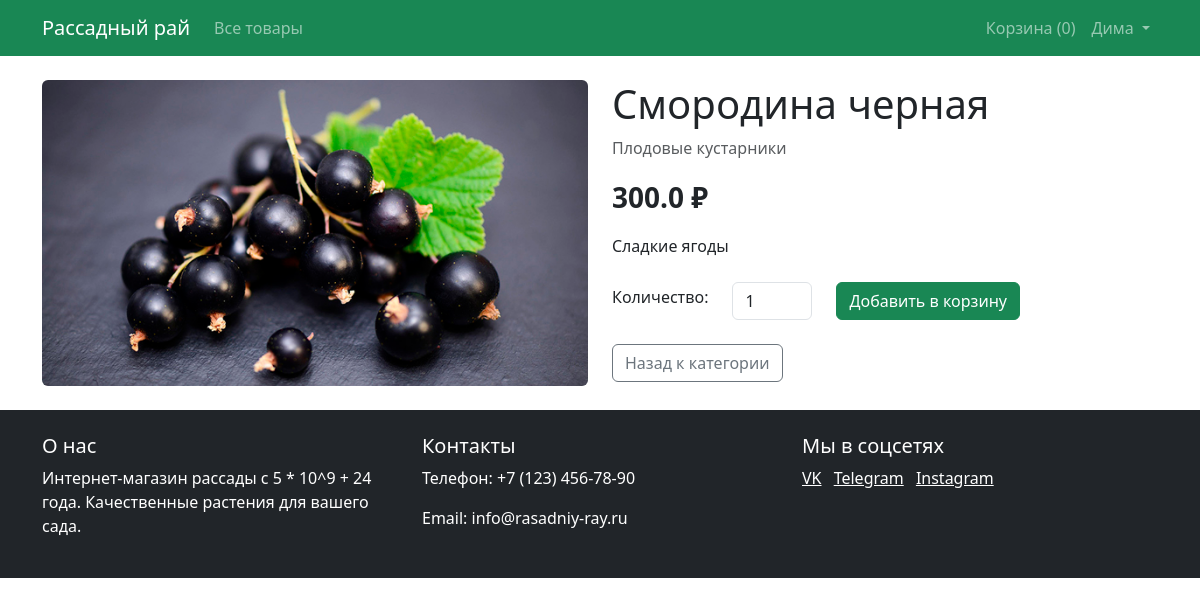
Page /product/3 (signed in) on the committed database.
### models.py (models this page shows, shortened)
class Userdb(db.Model, UserMixin):
    __tablename__ = 'users'
    id = db.Column(db.Integer, primary_key=True)
    username = db.Column(db.String(50), unique=True, nullable=False)
    email = db.Column(db.String(100), unique=True, nullable=False)
    password_hash = db.Column(db.String(128), nullable=False)
    is_admin = db.Column(db.Boolean, default=False)
    orders = db.relationship('Order', backref='user', lazy=True)
    cart_items = db.relationship('Cart', backref='user', lazy='dynamic')

class Product(db.Model):
    id = db.Column(db.Integer, primary_key=True)
    name = db.Column(db.String(100), nullable=False)
    description = db.Column(db.Text)
    price = db.Column(db.Float, nullable=False)
    category_id = db.Column(db.Integer, db.ForeignKey('category.id'), nullable=False)
    image = db.Column(db.String(100))
    order_items = db.relationship('OrderItem', backref='product', lazy=True)

class Category(db.Model):
    id = db.Column(db.Integer, primary_key=True)
    name = db.Column(db.String(100), nullable=False)
    products = db.relationship('Product', backref='category', lazy=True)

### app.py (the view)
@app.route('/product/<int:product_id>')
def product(product_id):
    product = Product.query.get_or_404(product_id)
    return render_template('product.html', product=product)

### app.py (called while the page is built)
@login_manager.user_loader
def load_user(user_id):
    user_db = Userdb.query.get(int(user_id))
    if user_db:
        return User(user_db)
    return None

@app.before_request
def fix_cart():
    if 'cart' in session and not isinstance(session['cart'], dict):
        session.pop('cart', None)

### templates/product.html (shortened to what this page needs)
{% extends "base.html" %}
{% block content %}
<div class="row">
    <div class="col-md-6">
        <img src="{{ url_for('static', filename='images/' + product.image) }}" class="img-fluid rounded" alt="{{ product.name }}">
    </div>
    <div class="col-md-6">
        <h1>{{ product.name }}</h1>
        <p class="text-muted">{{ product.category.name }}</p>
        <p class="fs-3 fw-bold">{{ product.price }} ₽</p>
        <p>{{ product.description }}</p>
        <form action="{{ url_for('add_to_cart', product_id=product.id) }}" method="POST" class="mt-4">
            <div class="row align-items-center">
                <div class="col-auto">
                    <label for="quantity" class="form-label">Количество:</label>
                </div>
                <div class="col-auto">
                    <input type="number" id="quantity" name="quantity" value="1" min="1" class="form-control" style="width: 80px;">
                </div>
                <div class="col-auto">
                    <button type="submit" class="btn btn-success">Добавить в корзину</button>
                </div>
            </div>
        </form>
        <div class="mt-4">
            <a href="{{ url_for('products', category_id=product.category_id) }}" class="btn btn-outline-secondary">
                Назад к категории
            </a>
        </div>
    </div>
</div>
{% endblock %}

### templates/base.html (shortened to what this page needs)
<!DOCTYPE html>
<html lang="ru">
<head>
    <link rel="stylesheet" href="{{ url_for('static', filename='css/style.css') }}">
    <link href="https://cdn.jsdelivr.net/npm/bootstrap@5.3.0/dist/css/bootstrap.min.css" rel="stylesheet">
</head>
<body>
    <header>
        <nav class="navbar navbar-expand-lg navbar-dark bg-success">
            <div class="container">
                <a class="navbar-brand" href="{{ url_for('index') }}">Рассадный рай</a>
                <div class="collapse navbar-collapse" id="navbarNav">
                    <ul class="navbar-nav me-auto">
                        <li class="nav-item">
                            <a class="nav-link" href="{{ url_for('products') }}">Все товары</a>
                        </li>
                    </ul>
                    <ul class="navbar-nav">
                        <li class="nav-item">
                            <a class="nav-link" href="{{ url_for('cart') }}">
                                Корзина ({{ session.get('cart', {})|length }})
                            </a>
                        </li>
                        {% if current_user.is_authenticated %}
                        <li class="nav-item dropdown">
                            <a class="nav-link dropdown-toggle" href="#" role="button" data-bs-toggle="dropdown">
                                {{ current_user.username }}
                            </a>
                        </li>
                    {% endif %}
                </ul>
                </div>
            </div>
        </nav>
    </header>
    <main class="container my-4">
        {% block content %}{% endblock %}
    </main>
    <footer class="bg-dark text-white py-4 mt-4">
        <div class="container">
            <div class="row">
                <div class="col-md-4">
                    <h5>О нас</h5>
                    <p>Интернет-магазин рассады с 5 * 10^9 + 24 года. Качественные растения для вашего сада.</p>
                </div>
                <div class="col-md-4">
                    <h5>Контакты</h5>
                    <p>Телефон: +7 (123) 456-78-90</p>
                    <p>Email: info@rasadniy-ray.ru</p>
                </div>
                <div class="col-md-4">
                    <h5>Мы в соцсетях</h5>
                    <a href="#" class="text-white me-2">VK</a>
                    <a href="#" class="text-white me-2">Telegram</a>
                    <a href="#" class="text-white">Instagram</a>
                </div>
            </div>
        </div>
    </footer>
</body>
</html>

### static/css/style.css (style rules this page uses)
body { font-family: 'Segoe UI', Tahoma, Geneva, Verdana, sans-serif; background-color: #f8f9fa; }
footer { margin-top: 3rem; }

### rows in the picture
Userdb: username "Дима"
Product: image (picture), name "Смородина черная", price "300.0", description "Сладкие ягоды"
Category: category.name "Плодовые кустарники"

### other values in the picture
{{ session.get('cart', {})|length }} "0"
